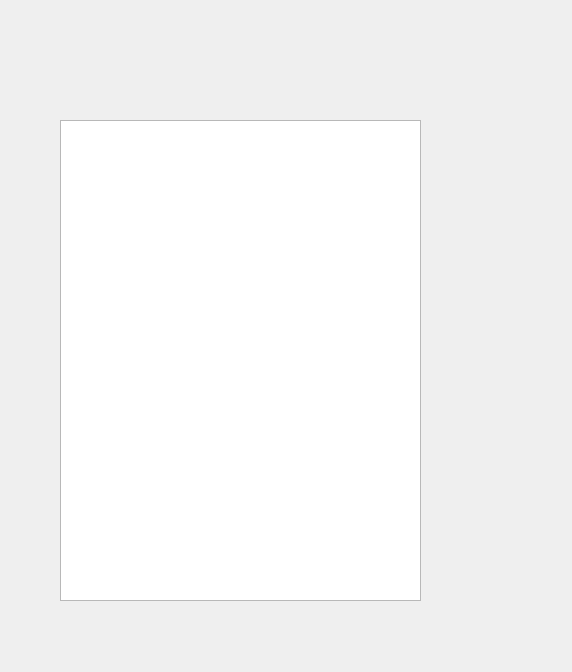
<?xml version="1.0" encoding="UTF-8"?>
<ui version="4.0">
 <class>displayDocument</class>
 <widget class="QWidget" name="displayDocument">
  <property name="geometry">
   <rect>
    <x>0</x>
    <y>0</y>
    <width>572</width>
    <height>672</height>
   </rect>
  </property>
  <property name="windowTitle">
   <string>Form</string>
  </property>
  <widget class="QTextBrowser" name="document">
   <property name="geometry">
    <rect>
     <x>60</x>
     <y>120</y>
     <width>361</width>
     <height>481</height>
    </rect>
   </property>
  </widget>
 </widget>
 <resources/>
 <connections/>
</ui>
